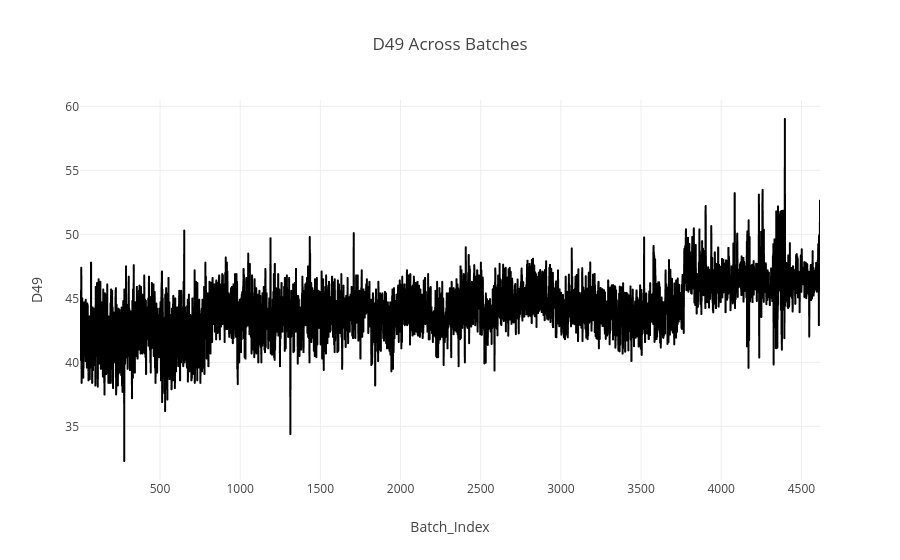
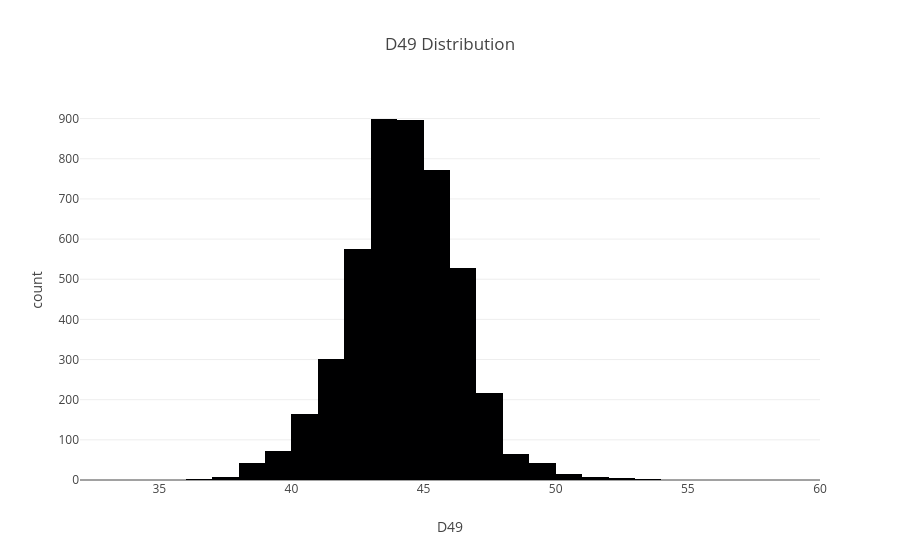
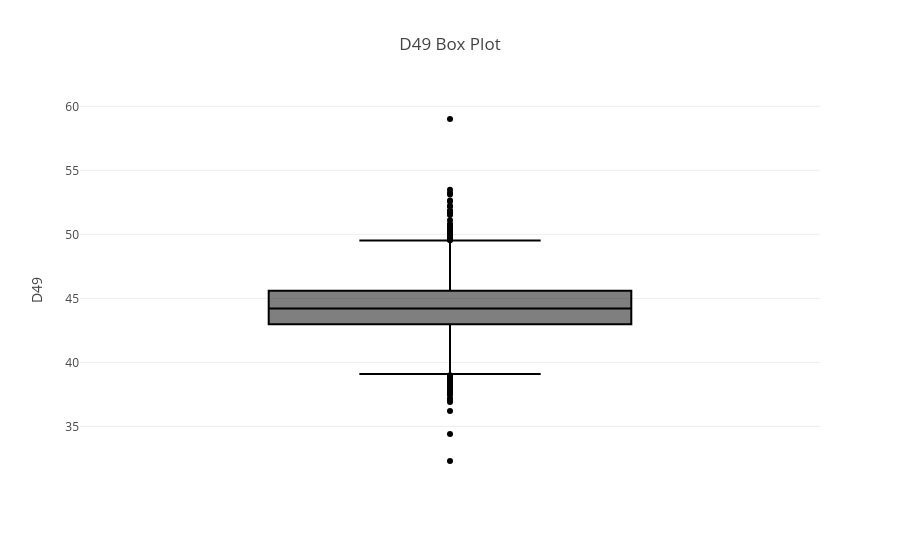

The notebook cell these images were saved under, in order:
### Markdown cell above
## 3) Dataset Overview

### Code cell
basic_stats = get_basic_stats(df)
overview_df = pd.DataFrame([basic_stats]).T.reset_index()
overview_df.columns = ['Metric', 'Value']
display(overview_df)

target_col = 'D49'
if target_col in df.columns:
    temp = df[[target_col]].copy()
    temp['Batch_Index'] = np.arange(1, len(temp) + 1)

    fig_line = px.line(temp, x='Batch_Index', y=target_col, title='D49 Across Batches')
    fig_line.show()

    fig_hist = px.histogram(temp, x=target_col, nbins=30, title='D49 Distribution')
    fig_hist.show()

    fig_box = px.box(temp, y=target_col, title='D49 Box Plot')
    fig_box.show()
else:
    print('Target column D49 not found.')

### Figure 1 — Plotly figure (JSON) as saved in the notebook; plotly's stock layout.template omitted (floating-point values rounded to 4 significant figures; data arrays with more than 128 entries replaced by an {"elided": "..."} marker saying what was removed)
{"data": [{"hovertemplate": "Batch_Index=%{x}<br>D49=%{y}<extra></extra>", "legendgroup": "", "line": {"color": "#000001", "dash": "solid"}, "marker": {"symbol": "circle"}, "mode": "lines", "name": "", "showlegend": false, "type": "scattergl", "x": {"elided": "4616 int values"}, "xaxis": "x", "y": {"elided": "4616 float values"}, "yaxis": "y"}], "layout": {"legend": {"tracegroupgap": 0}, "title": {"text": "D49 Across Batches"}, "xaxis": {"anchor": "y", "domain": [0, 1], "title": {"text": "Batch_Index"}}, "yaxis": {"anchor": "x", "domain": [0, 1], "title": {"text": "D49"}}}}

### Figure 2 — Plotly figure (JSON) as saved in the notebook; plotly's stock layout.template omitted (floating-point values rounded to 4 significant figures; data arrays with more than 128 entries replaced by an {"elided": "..."} marker saying what was removed)
{"data": [{"bingroup": "x", "hovertemplate": "D49=%{x}<br>count=%{y}<extra></extra>", "legendgroup": "", "marker": {"color": "#000001", "pattern": {"shape": ""}}, "name": "", "nbinsx": 30, "orientation": "v", "showlegend": false, "type": "histogram", "x": {"elided": "4616 float values"}, "xaxis": "x", "yaxis": "y"}], "layout": {"barmode": "relative", "legend": {"tracegroupgap": 0}, "title": {"text": "D49 Distribution"}, "xaxis": {"anchor": "y", "domain": [0, 1], "title": {"text": "D49"}}, "yaxis": {"anchor": "x", "domain": [0, 1], "title": {"text": "count"}}}}

### Figure 3 — Plotly figure (JSON) as saved in the notebook; plotly's stock layout.template omitted (floating-point values rounded to 4 significant figures; data arrays with more than 128 entries replaced by an {"elided": "..."} marker saying what was removed)
{"data": [{"alignmentgroup": "True", "hovertemplate": "D49=%{y}<extra></extra>", "legendgroup": "", "marker": {"color": "#000001"}, "name": "", "notched": false, "offsetgroup": "", "orientation": "v", "showlegend": false, "type": "box", "x0": " ", "xaxis": "x", "y": {"elided": "4616 float values"}, "y0": " ", "yaxis": "y"}], "layout": {"boxmode": "group", "legend": {"tracegroupgap": 0}, "title": {"text": "D49 Box Plot"}, "xaxis": {"anchor": "y", "domain": [0, 1]}, "yaxis": {"anchor": "x", "domain": [0, 1], "title": {"text": "D49"}}}}
